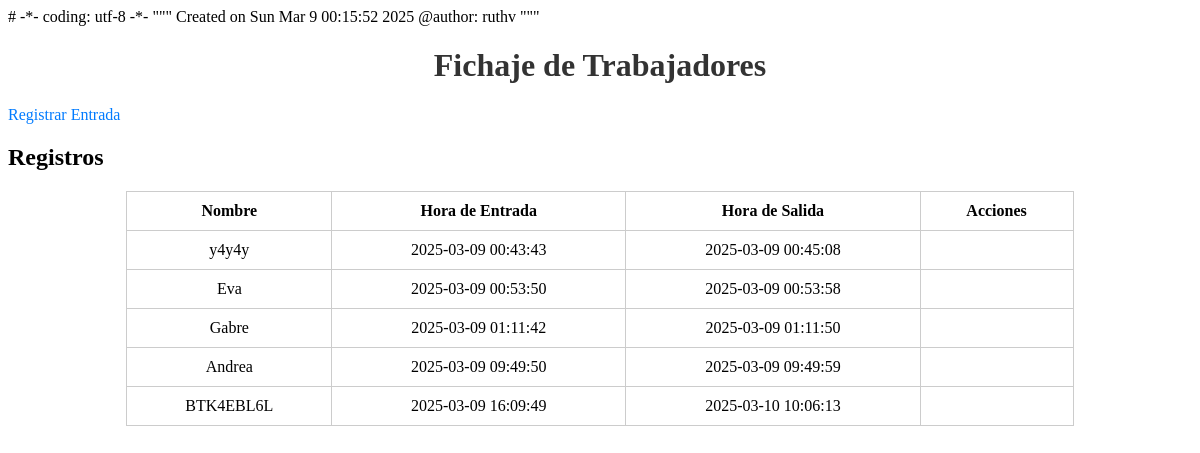
The page / on the database its author committed.
### tables this page shows
CREATE TABLE fichajes (
            id INTEGER PRIMARY KEY AUTOINCREMENT,
            nombre TEXT NOT NULL,
            hora_entrada TEXT,
            hora_salida TEXT
        );

### app.py (the view)
@app.route('/')
def index():
    conn = sqlite3.connect('trabajadores.db')
    cursor = conn.cursor()
    cursor.execute('SELECT * FROM fichajes')
    registros = cursor.fetchall()
    conn.close()
    return render_template('index.html', registros=registros)

### templates/index.html (shortened to what this page needs)
<!DOCTYPE html>
<html lang="es">
<head>
    <link rel="stylesheet" href="{{ url_for('static', filename='style.css') }}">
</head>
<body>
    <h1>Fichaje de Trabajadores</h1>
    <a href="{{ url_for('entrada') }}">Registrar Entrada</a>
    <h2>Registros</h2>
    <table>
        <thead>
            <tr>
                <th>Nombre</th>
                <th>Hora de Entrada</th>
                <th>Hora de Salida</th>
                <th>Acciones</th>
            </tr>
        </thead>
        <tbody>
            {% for registro in registros %}
                <tr>
                    <td>{{ registro[1] }}</td>
                    <td>{{ registro[2] }}</td>
                    <td>{{ registro[3] if registro[3] else 'Pendiente' }}</td>
                    <td>
                    </td>
                </tr>
            {% endfor %}
        </tbody>
    </table>
</body>
</html>

### static/style.css (style rules this page uses)
h1 { color: #333; text-align: center; }
a { text-decoration: none; color: #007bff; }
table { width: 80%; margin: 20px auto; border-collapse: collapse; }
table, th, td { border: 1px solid #ccc; }
th, td { padding: 10px; text-align: center; }

### rows shown on the page
fichajes: nombre "y4y4y", hora_entrada "2025-03-09 00:43:43", hora_salida "2025-03-09 00:45:08"
fichajes: nombre "Eva", hora_entrada "2025-03-09 00:53:50", hora_salida "2025-03-09 00:53:58"
fichajes: nombre "Gabre", hora_entrada "2025-03-09 01:11:42", hora_salida "2025-03-09 01:11:50"
fichajes: nombre "Andrea", hora_entrada "2025-03-09 09:49:50", hora_salida "2025-03-09 09:49:59"
fichajes: nombre "BTK4EBL6L", hora_entrada "2025-03-09 16:09:49", hora_salida "2025-03-10 10:06:13"
